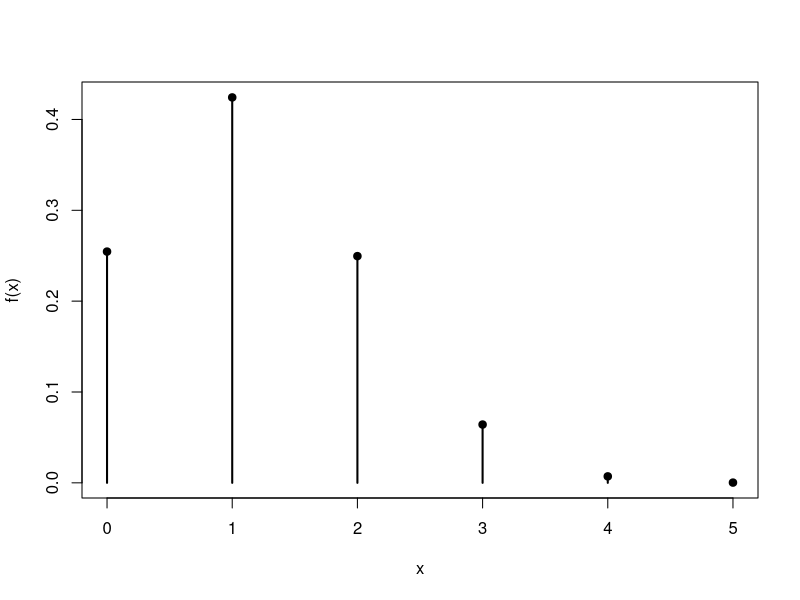

Recreate this plot in R.
## ---- chunk 1
knitr::include_graphics("https://raw.githubusercontent.com/hayeah/playing-cards-assets/master/png/queen_of_diamonds.png") 
knitr::include_graphics("https://raw.githubusercontent.com/hayeah/playing-cards-assets/master/png/3_of_diamonds.png")
## ---- chunk 2
knitr::include_graphics("https://raw.githubusercontent.com/hayeah/playing-cards-assets/master/png/jack_of_clubs.png") 
knitr::include_graphics("https://raw.githubusercontent.com/hayeah/playing-cards-assets/master/png/jack_of_hearts.png")
## ---- chunk 3
knitr::include_graphics("https://raw.githubusercontent.com/hayeah/playing-cards-assets/master/png/4_of_hearts.png")
knitr::include_graphics("https://raw.githubusercontent.com/hayeah/playing-cards-assets/master/png/jack_of_diamonds.png")
knitr::include_graphics("https://raw.githubusercontent.com/hayeah/playing-cards-assets/master/png/4_of_clubs.png")
knitr::include_graphics("https://raw.githubusercontent.com/hayeah/playing-cards-assets/master/png/ace_of_spades.png")
knitr::include_graphics("https://raw.githubusercontent.com/hayeah/playing-cards-assets/master/png/8_of_diamonds.png")
## ---- chunk 4
plot(0:5, dhyper(0:5, 11, 37, 5), pch=19, xlab="x", ylab="f(x)")
for(x in 0:5) {
  lines(c(x, x), c(0, dhyper(x, 11, 37, 5)), lwd=2)
}
